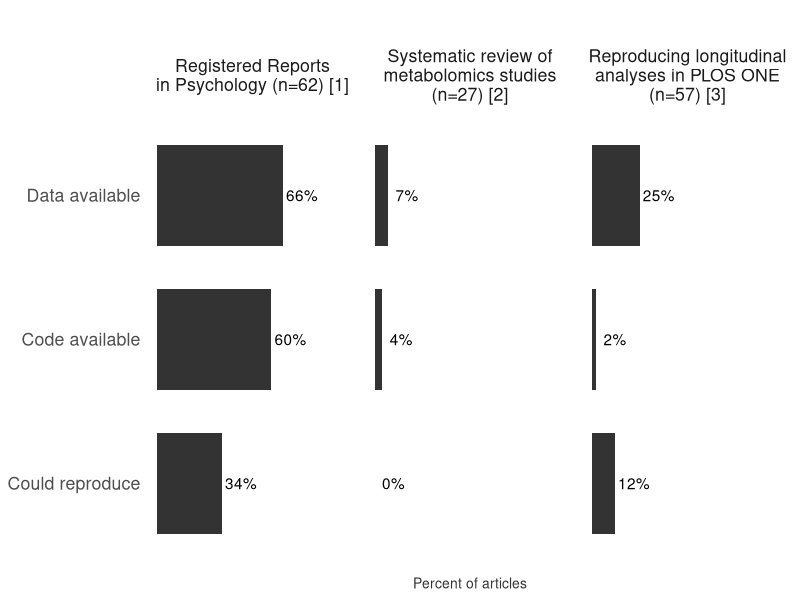

Generate this figure with R:
## ---- chunk 1
#| fig-width: 10
#| fig-height: 4
library(tidyverse)
tribble(
  ~study, ~text, ~value, ~total,
  1, "Data available", 41, 62,
  1, "Code available", 37, 62,
  1, "Could reproduce", 21, 62,
  2, "Data available", 2, 27,
  2, "Code available", 1, 27,
  2, "Could reproduce", 0, 27,
  3, "Data available", 14, 57,
  3, "Code available", 1, 57,
  3, "Could reproduce", 7, 57,
) %>%
  mutate(
    study = fct_recode(
      as_factor(study),
      "Registered Reports\nin Psychology (n=62) [1]" = "1",
      "Systematic review of\nmetabolomics studies\n(n=27) [2]" = "2",
      "Reproducing longitudinal\nanalyses in PLOS ONE\n(n=57) [3]" = "3"
    ),
    text = fct_rev(fct_inorder(text)),
    value = round((value / total) * 100, 0)
  ) %>%
  ggplot(aes(x = text, y = value, label = paste0(value, "%"))) +
  geom_col(fill = "gray20", width = 0.7) +
  geom_text(nudge_y = 10) +
  theme_minimal() +
  coord_flip(ylim = c(0, 100)) +
  facet_grid(cols = vars(study), scales = "free") +
  labs(
    y = "Percent of articles",
    title = ""
  ) +
  theme(
    text = element_text(size = 16),
    axis.title.y = element_blank(),
    panel.grid = element_blank(),
    axis.text.x = element_blank(),
    axis.title.x = element_text(colour = "grey20", size = 10),
    axis.line = element_blank(),
    panel.border = element_blank(),
    panel.background = element_rect(fill = "transparent", colour = NA),
    plot.background = element_rect(fill = "transparent", colour = NA)
  )
